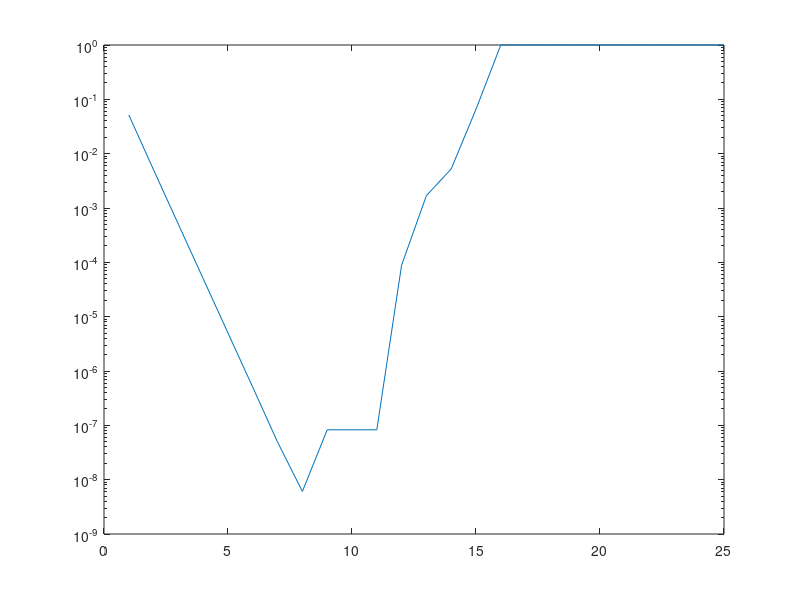

This figure's MATLAB source:
% oefening 5.3:
% y = 5e^x

function [] = oef53()
  function [fx] = f(x)
    fx = 5 * exp(x);
  end
  
  function [gx] = g(h)
    gx = (f(h) - f(0)) / h;
  end
  
  for i=1:25,
    h = 10^(-1*i);
    opl(i) = g(h);
  end

  semilogy(abs(opl-5)./5);
end
